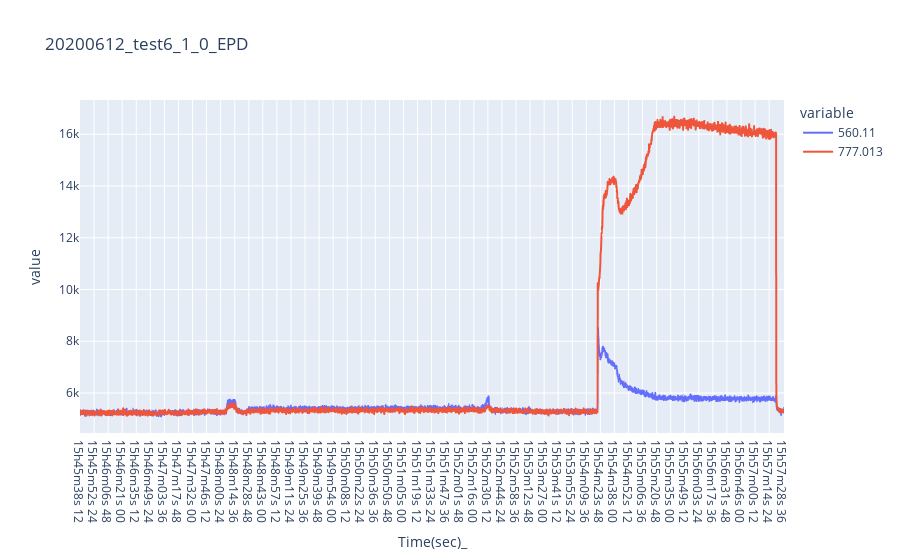

Source (notebook cell):
### Code cell
data9 = pd.read_csv('C:/Users/com/Desktop/2020-06-12 TES OES CSV/2020-06-12_15h45m38s_test5_1_0__condition changed and temp 650.f_oes.csv')
df_20200612_test6_1_01_EPD = pd.DataFrame(data9[['Time(sec)_','560.11','777.013']])

fig = px.line(df_20200612_test6_1_01_EPD, x="Time(sec)_", y=["560.11", "777.013"], title="20200612_test6_1_0_EPD")
fig.show()

### Figure 1 — Plotly figure (JSON) as saved in the notebook; plotly's stock layout.template omitted (floating-point values rounded to 4 significant figures; data arrays with more than 128 entries replaced by an {"elided": "..."} marker saying what was removed)
{"data": [{"hovertemplate": "variable=560.11<br>Time(sec)_=%{x}<br>value=%{y}<extra></extra>", "legendgroup": "560.11", "line": {"color": "#636efa", "dash": "solid"}, "mode": "lines", "name": "560.11", "showlegend": true, "type": "scattergl", "x": {"elided": "3557 str values"}, "xaxis": "x", "y": {"elided": "3557 int values"}, "yaxis": "y"}, {"hovertemplate": "variable=777.013<br>Time(sec)_=%{x}<br>value=%{y}<extra></extra>", "legendgroup": "777.013", "line": {"color": "#EF553B", "dash": "solid"}, "mode": "lines", "name": "777.013", "showlegend": true, "type": "scattergl", "x": {"elided": "3557 str values"}, "xaxis": "x", "y": {"elided": "3557 int values"}, "yaxis": "y"}], "layout": {"legend": {"title": {"text": "variable"}, "tracegroupgap": 0}, "title": {"text": "20200612_test6_1_0_EPD"}, "xaxis": {"anchor": "y", "domain": [0, 1], "title": {"text": "Time(sec)_"}}, "yaxis": {"anchor": "x", "domain": [0, 1], "title": {"text": "value"}}}}
